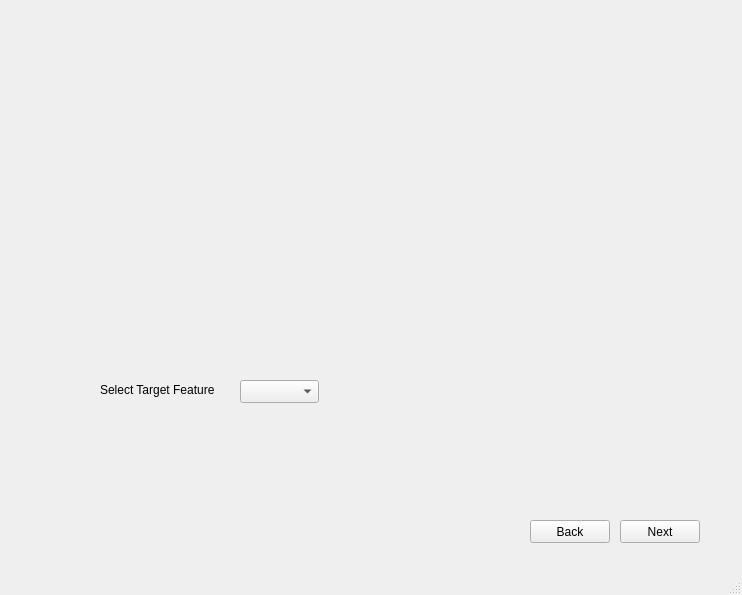
<?xml version="1.0" encoding="UTF-8"?>
<ui version="4.0">
 <class>MainWindow</class>
 <widget class="QMainWindow" name="MainWindow">
  <property name="geometry">
   <rect>
    <x>0</x>
    <y>0</y>
    <width>742</width>
    <height>595</height>
   </rect>
  </property>
  <property name="windowTitle">
   <string>MainWindow</string>
  </property>
  <widget class="QWidget" name="centralwidget">
   <widget class="QStackedWidget" name="stackedWidget">
    <property name="geometry">
     <rect>
      <x>10</x>
      <y>10</y>
      <width>691</width>
      <height>541</height>
     </rect>
    </property>
    <property name="currentIndex">
     <number>1</number>
    </property>
    <widget class="QWidget" name="page">
     <widget class="QWidget" name="layoutWidget">
      <property name="geometry">
       <rect>
        <x>10</x>
        <y>20</y>
        <width>621</width>
        <height>471</height>
       </rect>
      </property>
      <layout class="QGridLayout" name="gridLayout_2">
       <item row="1" column="0">
        <spacer name="horizontalSpacer_3">
         <property name="orientation">
          <enum>Qt::Horizontal</enum>
         </property>
         <property name="sizeHint" stdset="0">
          <size>
           <width>428</width>
           <height>20</height>
          </size>
         </property>
        </spacer>
       </item>
       <item row="1" column="1">
        <widget class="QPushButton" name="nextButton">
         <property name="text">
          <string>Next</string>
         </property>
        </widget>
       </item>
       <item row="0" column="0" colspan="2">
        <widget class="QFrame" name="frame">
         <property name="frameShape">
          <enum>QFrame::StyledPanel</enum>
         </property>
         <property name="frameShadow">
          <enum>QFrame::Raised</enum>
         </property>
         <layout class="QGridLayout" name="gridLayout">
          <item row="2" column="0" rowspan="2" colspan="5">
           <layout class="QHBoxLayout" name="horizontalLayout">
            <item>
             <widget class="QLabel" name="label_2">
              <property name="text">
               <string>File Name</string>
              </property>
             </widget>
            </item>
            <item>
             <widget class="QLineEdit" name="pathLine"/>
            </item>
            <item>
             <widget class="QPushButton" name="browseButton">
              <property name="text">
               <string>Browse</string>
              </property>
             </widget>
            </item>
           </layout>
          </item>
          <item row="1" column="0" colspan="3">
           <widget class="QLabel" name="label_3">
            <property name="font">
             <font>
              <pointsize>13</pointsize>
             </font>
            </property>
            <property name="text">
             <string>Please, choose a valid .csv file:</string>
            </property>
           </widget>
          </item>
          <item row="4" column="1">
           <widget class="QPushButton" name="importButton">
            <property name="text">
             <string>Import</string>
            </property>
           </widget>
          </item>
          <item row="4" column="0">
           <widget class="QPushButton" name="cancelButton">
            <property name="text">
             <string>Clear</string>
            </property>
           </widget>
          </item>
          <item row="0" column="0">
           <widget class="QLabel" name="label">
            <property name="font">
             <font>
              <pointsize>15</pointsize>
             </font>
            </property>
            <property name="text">
             <string>Import your Data</string>
            </property>
           </widget>
          </item>
         </layout>
        </widget>
       </item>
      </layout>
     </widget>
    </widget>
    <widget class="QWidget" name="page_2">
     <widget class="QPushButton" name="backButton1">
      <property name="geometry">
       <rect>
        <x>520</x>
        <y>510</y>
        <width>80</width>
        <height>23</height>
       </rect>
      </property>
      <property name="text">
       <string>Back</string>
      </property>
     </widget>
     <widget class="QPushButton" name="nextButton1">
      <property name="geometry">
       <rect>
        <x>610</x>
        <y>510</y>
        <width>80</width>
        <height>23</height>
       </rect>
      </property>
      <property name="text">
       <string>Next</string>
      </property>
     </widget>
     <widget class="QComboBox" name="comboBox">
      <property name="geometry">
       <rect>
        <x>230</x>
        <y>370</y>
        <width>79</width>
        <height>23</height>
       </rect>
      </property>
      <property name="maximumSize">
       <size>
        <width>79</width>
        <height>16777215</height>
       </size>
      </property>
     </widget>
     <widget class="QLabel" name="label_5">
      <property name="geometry">
       <rect>
        <x>90</x>
        <y>370</y>
        <width>131</width>
        <height>20</height>
       </rect>
      </property>
      <property name="text">
       <string>Select Target Feature</string>
      </property>
     </widget>
    </widget>
    <widget class="QWidget" name="page_3">
     <widget class="QPushButton" name="pushButton_3">
      <property name="geometry">
       <rect>
        <x>580</x>
        <y>470</y>
        <width>80</width>
        <height>23</height>
       </rect>
      </property>
      <property name="text">
       <string>Next</string>
      </property>
     </widget>
     <widget class="QPushButton" name="pushButton_4">
      <property name="geometry">
       <rect>
        <x>500</x>
        <y>470</y>
        <width>80</width>
        <height>23</height>
       </rect>
      </property>
      <property name="text">
       <string>Back</string>
      </property>
     </widget>
     <widget class="QLabel" name="label_4">
      <property name="geometry">
       <rect>
        <x>10</x>
        <y>130</y>
        <width>691</width>
        <height>121</height>
       </rect>
      </property>
      <property name="font">
       <font>
        <pointsize>30</pointsize>
       </font>
      </property>
      <property name="text">
       <string>Im the 3rd Page. Later Bitches.</string>
      </property>
     </widget>
    </widget>
   </widget>
  </widget>
  <widget class="QStatusBar" name="statusbar"/>
 </widget>
 <resources/>
 <connections>
  <connection>
   <sender>browseButton</sender>
   <signal>clicked()</signal>
   <receiver>MainWindow</receiver>
   <slot>browseSlot()</slot>
   <hints>
    <hint type="sourcelabel">
     <x>628</x>
     <y>348</y>
    </hint>
    <hint type="destinationlabel">
     <x>560</x>
     <y>106</y>
    </hint>
   </hints>
  </connection>
  <connection>
   <sender>cancelButton</sender>
   <signal>clicked()</signal>
   <receiver>MainWindow</receiver>
   <slot>cancelSlot()</slot>
   <hints>
    <hint type="sourcelabel">
     <x>114</x>
     <y>460</y>
    </hint>
    <hint type="destinationlabel">
     <x>30</x>
     <y>166</y>
    </hint>
   </hints>
  </connection>
  <connection>
   <sender>importButton</sender>
   <signal>clicked()</signal>
   <receiver>MainWindow</receiver>
   <slot>importSlot()</slot>
   <hints>
    <hint type="sourcelabel">
     <x>289</x>
     <y>460</y>
    </hint>
    <hint type="destinationlabel">
     <x>217</x>
     <y>167</y>
    </hint>
   </hints>
  </connection>
  <connection>
   <sender>pathLine</sender>
   <signal>returnPressed()</signal>
   <receiver>MainWindow</receiver>
   <slot>returnSlot()</slot>
   <hints>
    <hint type="sourcelabel">
     <x>438</x>
     <y>348</y>
    </hint>
    <hint type="destinationlabel">
     <x>420</x>
     <y>33</y>
    </hint>
   </hints>
  </connection>
  <connection>
   <sender>nextButton</sender>
   <signal>clicked()</signal>
   <receiver>MainWindow</receiver>
   <slot>nextSlot()</slot>
   <hints>
    <hint type="sourcelabel">
     <x>639</x>
     <y>499</y>
    </hint>
    <hint type="destinationlabel">
     <x>380</x>
     <y>185</y>
    </hint>
   </hints>
  </connection>
  <connection>
   <sender>nextButton</sender>
   <signal>clicked()</signal>
   <receiver>MainWindow</receiver>
   <slot>nextSlot()</slot>
   <hints>
    <hint type="sourcelabel">
     <x>639</x>
     <y>499</y>
    </hint>
    <hint type="destinationlabel">
     <x>410</x>
     <y>269</y>
    </hint>
   </hints>
  </connection>
  <connection>
   <sender>nextButton</sender>
   <signal>clicked()</signal>
   <receiver>MainWindow</receiver>
   <slot>nextSlot()</slot>
   <hints>
    <hint type="sourcelabel">
     <x>592</x>
     <y>491</y>
    </hint>
    <hint type="destinationlabel">
     <x>737</x>
     <y>390</y>
    </hint>
   </hints>
  </connection>
  <connection>
   <sender>backButton1</sender>
   <signal>clicked()</signal>
   <receiver>MainWindow</receiver>
   <slot>backSlot()</slot>
   <hints>
    <hint type="sourcelabel">
     <x>578</x>
     <y>532</y>
    </hint>
    <hint type="destinationlabel">
     <x>147</x>
     <y>559</y>
    </hint>
   </hints>
  </connection>
  <connection>
   <sender>comboBox</sender>
   <signal>activated(QString)</signal>
   <receiver>MainWindow</receiver>
   <slot>featureSlot()</slot>
   <hints>
    <hint type="sourcelabel">
     <x>289</x>
     <y>396</y>
    </hint>
    <hint type="destinationlabel">
     <x>488</x>
     <y>572</y>
    </hint>
   </hints>
  </connection>
 </connections>
 <slots>
  <slot>browseSlot()</slot>
  <slot>cancelSlot()</slot>
  <slot>importSlot()</slot>
  <slot>returnSlot()</slot>
  <slot>nextSlot()</slot>
  <slot>backSlot()</slot>
  <slot>featureSlot()</slot>
 </slots>
</ui>
